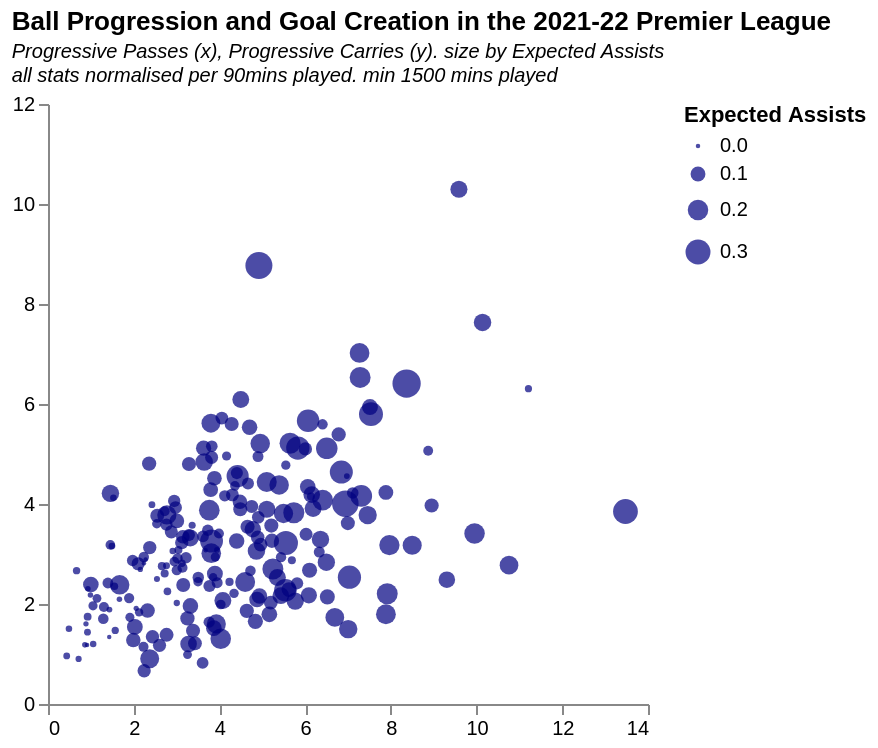

Source (Vega-Lite JSON):
### Vega-Lite specification from a JSON file in a GitHub repository (floating-point values rounded to 4 significant figures; data arrays with more than 128 entries replaced by an {"elided": "..."} marker saying what was removed)
{"$schema": "https://vega.github.io/schema/vega-lite/v5.json", "title": {"text": ["Ball Progression and Goal Creation in the 2021-22 Premier League"], "subtitle": ["Progressive Passes (x), Progressive Carries (y). size by Expected Assists", "all stats normalised per 90mins played. min 1500 mins played"], "subtitleFontStyle": "italic", "subtitleFontSize": 10, "anchor": "start", "color": "black"}, "config": {"background": "white", "view": {"stroke": "transparent"}}, "data": {"values": {"elided": "215 records"}}, "mark": {"type": "circle", "color": "#000080", "opacity": 0.7}, "height": 300, "width": 300, "encoding": {"x": {"field": "Progressive Carries", "type": "quantitative", "scale": {"domain": [0, 14]}, "axis": {"grid": false}, "title": null}, "y": {"field": "Progressive Passes", "type": "quantitative", "scale": {"domain": [0, 12]}, "axis": {"grid": false}, "title": null}, "size": {"field": "Expected Assists", "type": "quantitative", "title": "Expected Assists", "scale": {"range": [5, 200]}}, "tooltip": [{"field": "Player", "type": "ordinal", "title": "Player"}, {"field": "Progressive Passes", "type": "quantitative", "title": "Progressive Passes", "format": ".2f"}, {"field": "Progressive Carries", "type": "quantitative", "title": "Progressive Carries", "format": ".2f"}, {"field": "Expected Assists", "type": "quantitative", "title": "Expected Assists", "format": ".2f"}]}}
